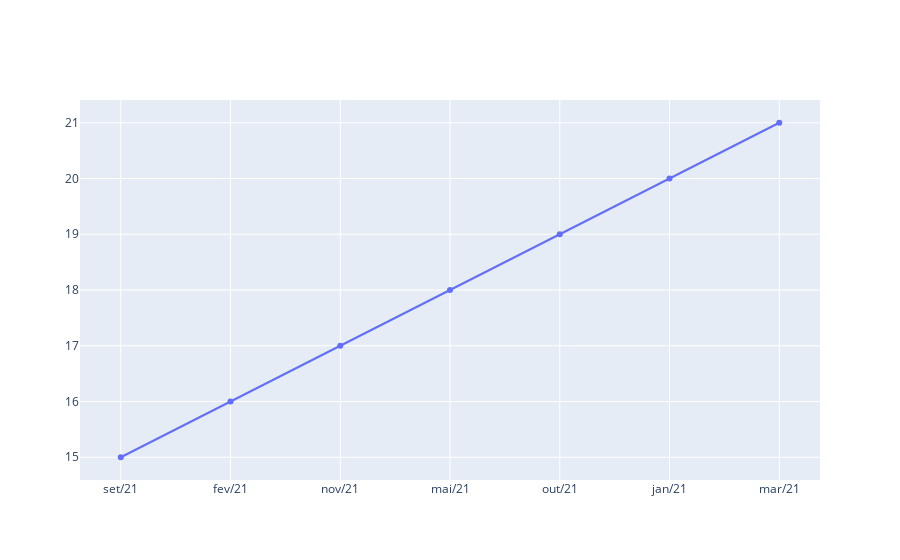

Here is the notebook cell this chart was saved with:
### Code cell
import plotly.graph_objects as go

fig = go.Figure([go.Scatter(x = dados['Mês Ano'], y=lista_anos[:])])
fig.show()

### Figure 1 — Plotly figure (JSON) as saved in the notebook; plotly's stock layout.template omitted (floating-point values rounded to 4 significant figures)
{"data": [{"type": "scatter", "x": ["set/21", "fev/21", "nov/21", "mai/21", "out/21", "jan/21", "mar/21", "jun/21", "jul/21", "abr/21", "dez/21", "ago/21", "mai/20", "abr/20", "nov/20", "mar/20", "fev/20", "ago/20", "set/20", "jun/20", "jul/20", "jan/20", "dez/20", "out/20", "jun/19", "set/19", "mar/19", "ago/19", "jul/19", "mai/19", "out/19", "abr/19", "jan/19", "fev/19", "dez/19", "nov/19", "mai/18", "set/18", "ago/18", "jul/18", "fev/18", "dez/18", "out/18", "jan/18", "mar/18", "nov/18", "jun/18", "abr/18", "abr/17", "mai/17", "ago/17", "fev/17", "nov/17", "mar/17", "dez/17", "jul/17", "set/17", "out/17", "jan/17", "jun/17", "nov/16", "out/16", "abr/16", "fev/16", "jul/16", "jan/16", "set/16", "ago/16", "jun/16", "mai/16", "dez/16", "mar/16", "set/15", "fev/15", "mai/15", "nov/15", "dez/15", "jan/15", "jul/15", "abr/15", "ago/15", "jun/15", "out/15", "mar/15"], "y": ["15", "16", "17", "18", "19", "20", "21"]}], "layout": {}}
